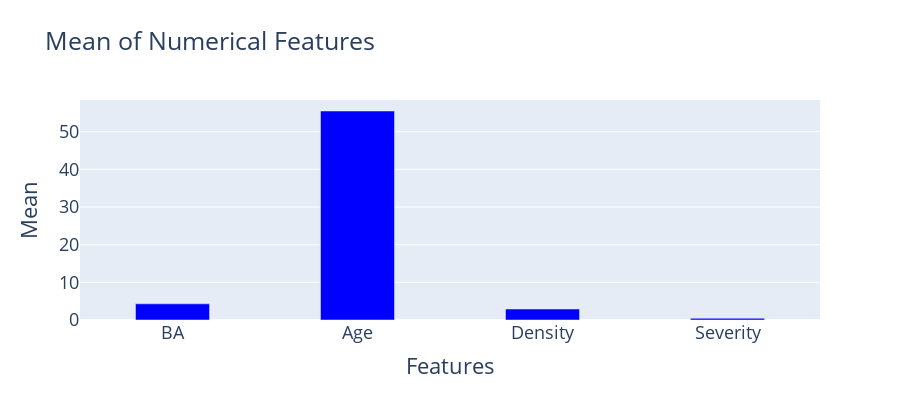
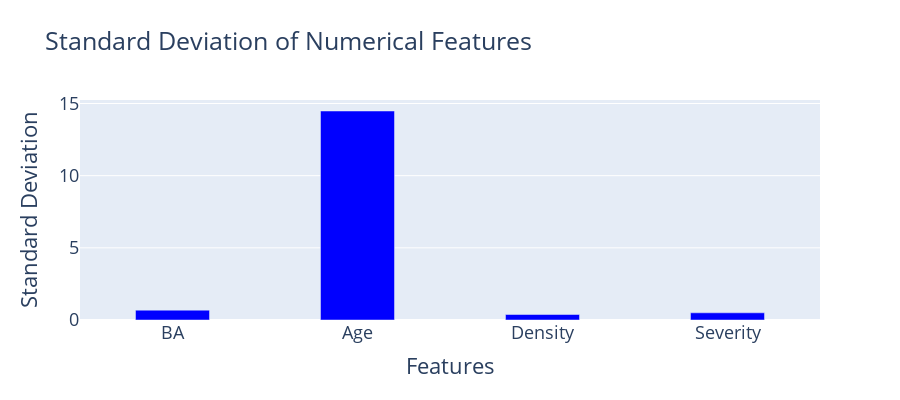
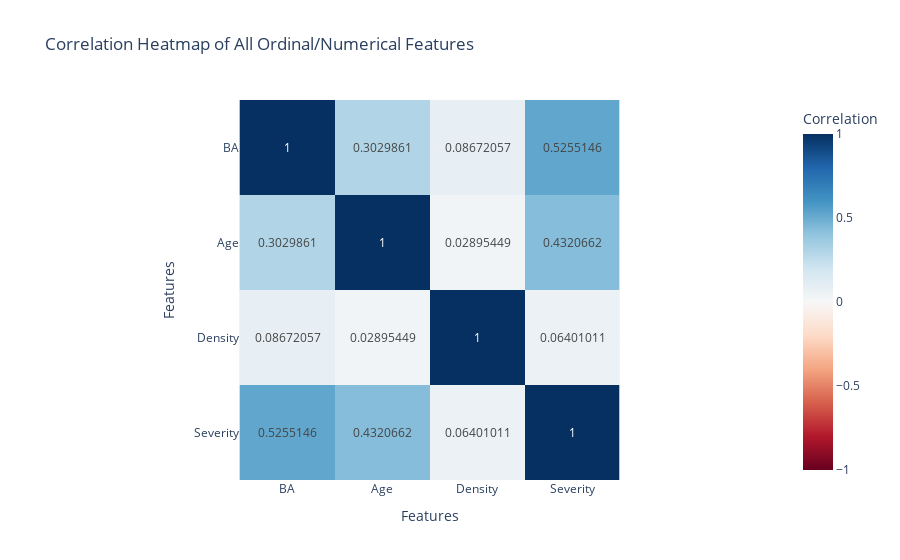
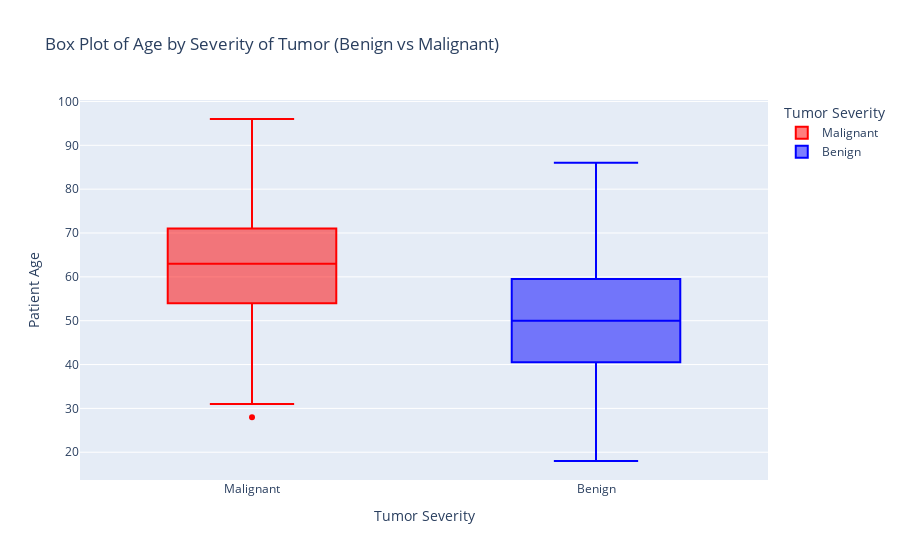

The notebook cell these images were saved under, in order:
### Code cell
# TASK 2 : Plotting data
#2.1 describing the data, these two functions allow a general sense of the type of data and provide a count for the benign and malignant cases
print(DATA.describe())
print(DATA['Severity'].value_counts())

# Display the margins where the severity is 1, using the loc function
severity_margins = DATA.loc[DATA['Severity'] == 1, 'Margin']
print(severity_margins)

# Select only ordinal/numerical features
numerical_features = ["BA", "Age", "Density", "Severity"]

# Calculate means and standard deviations for each feature
means = DATA[numerical_features].mean()
std_devs = DATA[numerical_features].std()

# Create bar chart for means
mean_fig = go.Figure()

mean_fig.add_trace(go.Bar(
    x=means.index,
    y=means.values,
    name='Mean',
    marker_color='blue',
    width=[0.4] * len(means)
))

mean_fig.update_layout(
    title="Mean of Numerical Features",
    xaxis_title="Features",
    yaxis_title="Mean",
    height=400,
    font=dict(
        size=18 
    ),
)

mean_fig.show()

# Create bar chart for standard deviations
std_fig = go.Figure()

std_fig.add_trace(go.Bar(
    x=std_devs.index,
    y=std_devs.values,
    name='Standard Deviation',
    marker_color='blue',
    width=[0.4] * len(means)
))

std_fig.update_layout(
    title="Standard Deviation of Numerical Features",
    xaxis_title="Features",
    yaxis_title="Standard Deviation",
    height=400,
    font=dict(
        size=18 
    ),
)

std_fig.show()


data_subset = DATA[numerical_features]

corr_matrix = data_subset.corr()

fig = px.imshow(corr_matrix, 
                labels=dict(x="Features", y="Features", color="Correlation"),
                x=corr_matrix.columns,
                y=corr_matrix.columns,
                color_continuous_scale='RdBu',
                zmin=-1, zmax=1, text_auto = True,
                title = "Correlation Heatmap of All Ordinal/Numerical Features")

fig.show()



# Use the .map function to create a severity column with appropriate names, which helps to make the box plot more understandable
DATA['Severity_Label'] = DATA['Severity'].map({0: 'Benign', 1: 'Malignant'})

#Create a box plot of the age vs the severity of the tumor
fig2 = px.box(DATA, x='Severity_Label', y='Age', color='Severity_Label',
             title="Box Plot of Age by Severity of Tumor (Benign vs Malignant)",
             labels={"Severity_Label": "Tumor Severity", "Age": "Patient Age"},
                color_discrete_map={'Benign': 'blue', 'Malignant': 'red'})
fig2.show()


# Create a box plot using age and BIRADS assessment
DATA['BA_Label'] = DATA['BA'].map({0: 'No Data', 1: 1, 2:2, 3:3, 4:4, 5:5, 6:6})
fig3 = px.box(DATA, x='BA_Label', y='Age',
                 title="Box Plot of Age vs BI-RADS",
                 labels={ "Age": "Patient Age", "BA_Label": "BI-RADS Assessment"})

fig3.show()

#Create a violin plot of the age vs the severity, to also show the frequency of different ages
fig4 = px.violin(DATA, y='Age', x='Severity_Label', 
                title="Violin Plot: Age Distribution for Benign vs Malignant Tumors",
                labels={"Severity_Label": "Tumor Type", "Age": "Patient Age"},
                color='Severity_Label', 
                color_discrete_map={'Benign': 'blue', 'Malignant': 'red'})

fig4.show()

### Figure 1 — Plotly figure (JSON) as saved in the notebook; plotly's stock layout.template omitted (floating-point values rounded to 4 significant figures)
{"data": [{"marker": {"color": "blue"}, "name": "Mean", "type": "bar", "width": [0.4, 0.4, 0.4, 0.4], "x": ["BA", "Age", "Density", "Severity"], "y": [4.3, 55.49, 2.911, 0.4631]}], "layout": {"font": {"size": 18}, "height": 400, "title": {"text": "Mean of Numerical Features"}, "xaxis": {"title": {"text": "Features"}}, "yaxis": {"title": {"text": "Mean"}}}}

### Figure 2 — Plotly figure (JSON) as saved in the notebook; plotly's stock layout.template omitted (floating-point values rounded to 4 significant figures)
{"data": [{"marker": {"color": "blue"}, "name": "Standard Deviation", "type": "bar", "width": [0.4, 0.4, 0.4, 0.4], "x": ["BA", "Age", "Density", "Severity"], "y": [0.6835, 14.48, 0.3804, 0.4989]}], "layout": {"font": {"size": 18}, "height": 400, "title": {"text": "Standard Deviation of Numerical Features"}, "xaxis": {"title": {"text": "Features"}}, "yaxis": {"title": {"text": "Standard Deviation"}}}}

### Figure 3 — Plotly figure (JSON) as saved in the notebook; plotly's stock layout.template omitted (floating-point values rounded to 4 significant figures)
{"data": [{"coloraxis": "coloraxis", "hovertemplate": "Features: %{x}<br>Features: %{y}<br>Correlation: %{z}<extra></extra>", "name": "0", "texttemplate": "%{z}", "type": "heatmap", "x": ["BA", "Age", "Density", "Severity"], "xaxis": "x", "y": ["BA", "Age", "Density", "Severity"], "yaxis": "y", "z": [[1, 0.303, 0.08672, 0.5255], [0.303, 1, 0.02895, 0.4321], [0.08672, 0.02895, 1, 0.06401], [0.5255, 0.4321, 0.06401, 1]]}], "layout": {"coloraxis": {"cmax": 1, "cmin": -1, "colorbar": {"title": {"text": "Correlation"}}, "colorscale": [[0, "rgb(103,0,31)"], [0.1, "rgb(178,24,43)"], [0.2, "rgb(214,96,77)"], [0.3, "rgb(244,165,130)"], [0.4, "rgb(253,219,199)"], [0.5, "rgb(247,247,247)"], [0.6, "rgb(209,229,240)"], [0.7, "rgb(146,197,222)"], [0.8, "rgb(67,147,195)"], [0.9, "rgb(33,102,172)"], [1, "rgb(5,48,97)"]]}, "title": {"text": "Correlation Heatmap of All Ordinal/Numerical Features"}, "xaxis": {"anchor": "y", "constrain": "domain", "domain": [0, 1], "scaleanchor": "y", "title": {"text": "Features"}}, "yaxis": {"anchor": "x", "autorange": "reversed", "constrain": "domain", "domain": [0, 1], "title": {"text": "Features"}}}}

### Figure 4 — Plotly figure (JSON) as saved in the notebook; plotly's stock layout.template omitted (floating-point values rounded to 4 significant figures; data arrays with more than 128 entries replaced by an {"elided": "..."} marker saying what was removed)
{"data": [{"alignmentgroup": "True", "hovertemplate": "Tumor Severity=%{x}<br>Patient Age=%{y}<extra></extra>", "legendgroup": "Malignant", "marker": {"color": "red"}, "name": "Malignant", "notched": false, "offsetgroup": "Malignant", "orientation": "v", "showlegend": true, "type": "box", "x": {"elided": "445 str values"}, "x0": " ", "xaxis": "x", "y": {"elided": "445 int values"}, "y0": " ", "yaxis": "y"}, {"alignmentgroup": "True", "hovertemplate": "Tumor Severity=%{x}<br>Patient Age=%{y}<extra></extra>", "legendgroup": "Benign", "marker": {"color": "blue"}, "name": "Benign", "notched": false, "offsetgroup": "Benign", "orientation": "v", "showlegend": true, "type": "box", "x": {"elided": "516 str values"}, "x0": " ", "xaxis": "x", "y": {"elided": "516 int values"}, "y0": " ", "yaxis": "y"}], "layout": {"boxmode": "overlay", "legend": {"title": {"text": "Tumor Severity"}, "tracegroupgap": 0}, "title": {"text": "Box Plot of Age by Severity of Tumor (Benign vs Malignant)"}, "xaxis": {"anchor": "y", "categoryarray": ["Malignant", "Benign"], "categoryorder": "array", "domain": [0, 1], "title": {"text": "Tumor Severity"}}, "yaxis": {"anchor": "x", "domain": [0, 1], "title": {"text": "Patient Age"}}}}
